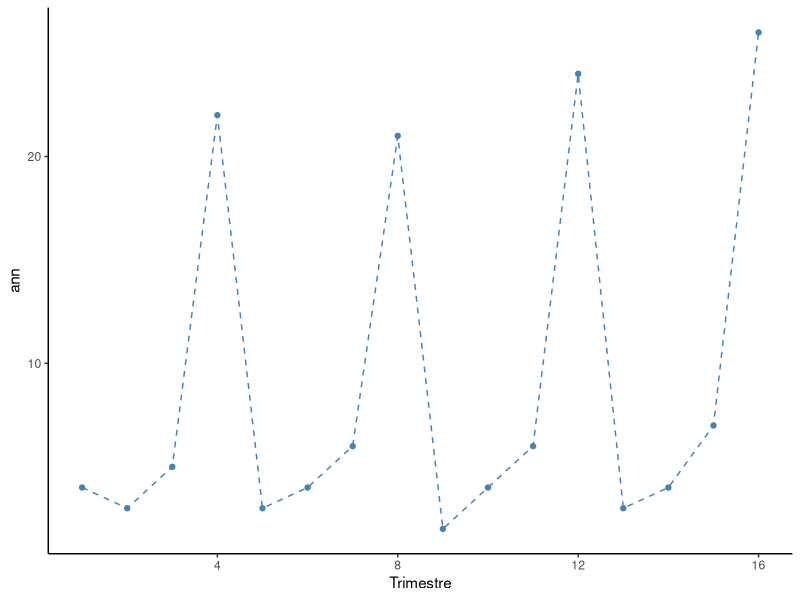
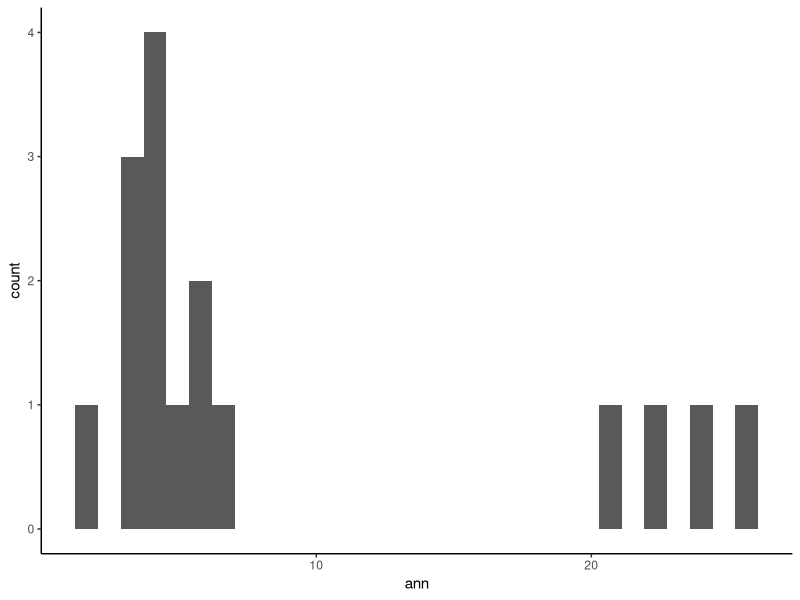

Recreate these plots in R, in order.
library(ggplot2)
theme_set(
  theme_classic() +
    theme(legend.position = "top")
)

df <- data.frame(ann=c(4, 3, 5,22, 3, 4, 6, 21, 2, 4, 6, 24, 3, 4, 7, 26),
                 Trimestre=c(1, 2, 3, 4, 5, 6, 7, 8, 9, 10, 11, 12, 13, 14, 15, 16))
head(df, 4)

p <- ggplot(data = df, aes(x = Trimestre, y = ann, group = 1)) 
p + geom_line(linetype = "dashed", color = "steelblue")+
  geom_point(color = "steelblue")

q <- ggplot(df, aes(x=ann)) + geom_histogram()
q